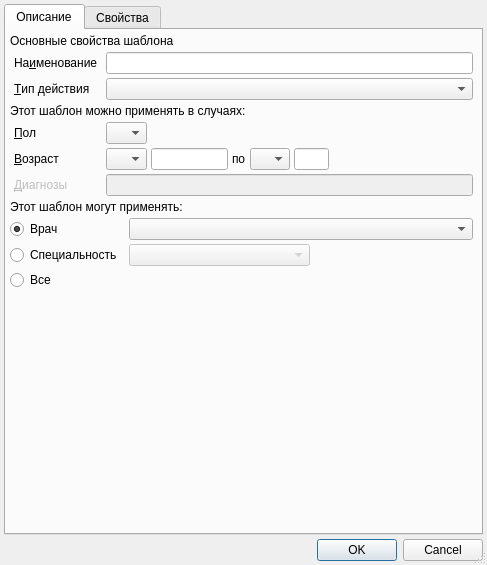
<?xml version="1.0" encoding="UTF-8"?>
<ui version="4.0">
 <class>ActionTemplateEditorDialog</class>
 <widget class="QDialog" name="ActionTemplateEditorDialog">
  <property name="geometry">
   <rect>
    <x>0</x>
    <y>0</y>
    <width>487</width>
    <height>565</height>
   </rect>
  </property>
  <property name="windowTitle">
   <string>ChangeMe!</string>
  </property>
  <property name="sizeGripEnabled">
   <bool>true</bool>
  </property>
  <layout class="QVBoxLayout" name="verticalLayout">
   <property name="spacing">
    <number>4</number>
   </property>
   <property name="margin">
    <number>4</number>
   </property>
   <item>
    <widget class="QTabWidget" name="tabWidget">
     <property name="currentIndex">
      <number>0</number>
     </property>
     <widget class="QWidget" name="tabInfo">
      <attribute name="title">
       <string>Описание</string>
      </attribute>
      <layout class="QGridLayout" name="gridLayout">
       <property name="margin">
        <number>4</number>
       </property>
       <property name="spacing">
        <number>4</number>
       </property>
       <item row="0" column="0" colspan="12">
        <widget class="QLabel" name="lblBaseProperties">
         <property name="text">
          <string>Основные свойства шаблона</string>
         </property>
        </widget>
       </item>
       <item row="1" column="1" colspan="2">
        <widget class="QLabel" name="lblName">
         <property name="sizePolicy">
          <sizepolicy hsizetype="Maximum" vsizetype="Preferred">
           <horstretch>0</horstretch>
           <verstretch>0</verstretch>
          </sizepolicy>
         </property>
         <property name="text">
          <string>На&amp;именование</string>
         </property>
         <property name="buddy">
          <cstring>edtName</cstring>
         </property>
        </widget>
       </item>
       <item row="1" column="4" colspan="8">
        <widget class="QLineEdit" name="edtName">
         <property name="minimumSize">
          <size>
           <width>200</width>
           <height>0</height>
          </size>
         </property>
        </widget>
       </item>
       <item row="2" column="0">
        <widget class="Line" name="line_2">
         <property name="orientation">
          <enum>Qt::Horizontal</enum>
         </property>
        </widget>
       </item>
       <item row="2" column="1" colspan="2">
        <widget class="QLabel" name="lblActionType">
         <property name="text">
          <string>&amp;Тип действия</string>
         </property>
         <property name="buddy">
          <cstring>cmbActionType</cstring>
         </property>
        </widget>
       </item>
       <item row="2" column="4" colspan="8">
        <widget class="CActionTypeComboBox" name="cmbActionType"/>
       </item>
       <item row="3" column="0" colspan="13">
        <widget class="QLabel" name="lblCase">
         <property name="text">
          <string>Этот шаблон можно применять в случаях:</string>
         </property>
        </widget>
       </item>
       <item row="4" column="1">
        <widget class="QLabel" name="lblSex">
         <property name="sizePolicy">
          <sizepolicy hsizetype="Maximum" vsizetype="Preferred">
           <horstretch>0</horstretch>
           <verstretch>0</verstretch>
          </sizepolicy>
         </property>
         <property name="text">
          <string>&amp;Пол</string>
         </property>
         <property name="buddy">
          <cstring>cmbSex</cstring>
         </property>
        </widget>
       </item>
       <item row="4" column="4" colspan="2">
        <widget class="QComboBox" name="cmbSex">
         <property name="sizePolicy">
          <sizepolicy hsizetype="MinimumExpanding" vsizetype="Fixed">
           <horstretch>0</horstretch>
           <verstretch>0</verstretch>
          </sizepolicy>
         </property>
         <item>
          <property name="text">
           <string/>
          </property>
         </item>
         <item>
          <property name="text">
           <string>М</string>
          </property>
         </item>
         <item>
          <property name="text">
           <string>Ж</string>
          </property>
         </item>
        </widget>
       </item>
       <item row="4" column="6" colspan="6">
        <spacer>
         <property name="orientation">
          <enum>Qt::Horizontal</enum>
         </property>
         <property name="sizeHint" stdset="0">
          <size>
           <width>231</width>
           <height>20</height>
          </size>
         </property>
        </spacer>
       </item>
       <item row="5" column="1">
        <widget class="QLabel" name="lblAge">
         <property name="sizePolicy">
          <sizepolicy hsizetype="Maximum" vsizetype="Preferred">
           <horstretch>0</horstretch>
           <verstretch>0</verstretch>
          </sizepolicy>
         </property>
         <property name="text">
          <string>&amp;Возраст</string>
         </property>
         <property name="buddy">
          <cstring>cmbBegAgeUnit</cstring>
         </property>
        </widget>
       </item>
       <item row="5" column="4" colspan="2">
        <widget class="QComboBox" name="cmbBegAgeUnit">
         <property name="sizePolicy">
          <sizepolicy hsizetype="Preferred" vsizetype="Fixed">
           <horstretch>0</horstretch>
           <verstretch>0</verstretch>
          </sizepolicy>
         </property>
         <item>
          <property name="text">
           <string/>
          </property>
         </item>
         <item>
          <property name="text">
           <string>Д</string>
          </property>
         </item>
         <item>
          <property name="text">
           <string>Н</string>
          </property>
         </item>
         <item>
          <property name="text">
           <string>М</string>
          </property>
         </item>
         <item>
          <property name="text">
           <string>Г</string>
          </property>
         </item>
        </widget>
       </item>
       <item row="5" column="6">
        <widget class="QLineEdit" name="edtBegAgeCount">
         <property name="sizePolicy">
          <sizepolicy hsizetype="Preferred" vsizetype="Fixed">
           <horstretch>0</horstretch>
           <verstretch>0</verstretch>
          </sizepolicy>
         </property>
         <property name="inputMask">
          <string>000; </string>
         </property>
         <property name="maxLength">
          <number>3</number>
         </property>
        </widget>
       </item>
       <item row="5" column="7">
        <widget class="QLabel" name="lblAgeSep">
         <property name="sizePolicy">
          <sizepolicy hsizetype="Maximum" vsizetype="Preferred">
           <horstretch>0</horstretch>
           <verstretch>0</verstretch>
          </sizepolicy>
         </property>
         <property name="text">
          <string>по</string>
         </property>
         <property name="buddy">
          <cstring>cmbEndAgeUnit</cstring>
         </property>
        </widget>
       </item>
       <item row="5" column="8">
        <widget class="QComboBox" name="cmbEndAgeUnit">
         <property name="sizePolicy">
          <sizepolicy hsizetype="Preferred" vsizetype="Fixed">
           <horstretch>0</horstretch>
           <verstretch>0</verstretch>
          </sizepolicy>
         </property>
         <property name="sizeAdjustPolicy">
          <enum>QComboBox::AdjustToContentsOnFirstShow</enum>
         </property>
         <item>
          <property name="text">
           <string/>
          </property>
         </item>
         <item>
          <property name="text">
           <string>Д</string>
          </property>
         </item>
         <item>
          <property name="text">
           <string>Н</string>
          </property>
         </item>
         <item>
          <property name="text">
           <string>М</string>
          </property>
         </item>
         <item>
          <property name="text">
           <string>Г</string>
          </property>
         </item>
        </widget>
       </item>
       <item row="5" column="9" colspan="2">
        <widget class="QLineEdit" name="edtEndAgeCount">
         <property name="sizePolicy">
          <sizepolicy hsizetype="Preferred" vsizetype="Fixed">
           <horstretch>0</horstretch>
           <verstretch>0</verstretch>
          </sizepolicy>
         </property>
         <property name="inputMask">
          <string>000; </string>
         </property>
         <property name="maxLength">
          <number>3</number>
         </property>
        </widget>
       </item>
       <item row="5" column="11">
        <spacer>
         <property name="orientation">
          <enum>Qt::Horizontal</enum>
         </property>
         <property name="sizeHint" stdset="0">
          <size>
           <width>71</width>
           <height>20</height>
          </size>
         </property>
        </spacer>
       </item>
       <item row="6" column="0">
        <widget class="Line" name="line_3">
         <property name="orientation">
          <enum>Qt::Horizontal</enum>
         </property>
        </widget>
       </item>
       <item row="6" column="1">
        <widget class="QLabel" name="lblName_2">
         <property name="enabled">
          <bool>false</bool>
         </property>
         <property name="sizePolicy">
          <sizepolicy hsizetype="Maximum" vsizetype="Preferred">
           <horstretch>0</horstretch>
           <verstretch>0</verstretch>
          </sizepolicy>
         </property>
         <property name="text">
          <string>&amp;Диагнозы</string>
         </property>
         <property name="buddy">
          <cstring>edtMKBList</cstring>
         </property>
        </widget>
       </item>
       <item row="6" column="4" colspan="8">
        <widget class="QLineEdit" name="edtMKBList">
         <property name="enabled">
          <bool>false</bool>
         </property>
         <property name="minimumSize">
          <size>
           <width>200</width>
           <height>0</height>
          </size>
         </property>
        </widget>
       </item>
       <item row="7" column="0" colspan="12">
        <widget class="QLabel" name="lblVisibleTo">
         <property name="text">
          <string>Этот шаблон могут применять:</string>
         </property>
        </widget>
       </item>
       <item row="8" column="0" colspan="5">
        <widget class="QRadioButton" name="rbVisibleToOwner">
         <property name="text">
          <string>Врач</string>
         </property>
         <property name="checked">
          <bool>true</bool>
         </property>
        </widget>
       </item>
       <item row="8" column="5" colspan="7">
        <widget class="CPersonComboBoxEx" name="cmbOwner"/>
       </item>
       <item row="9" column="0" colspan="5">
        <widget class="QRadioButton" name="rbVisibleToSpeciality">
         <property name="text">
          <string>Специальность</string>
         </property>
        </widget>
       </item>
       <item row="9" column="5" colspan="5">
        <widget class="CRBComboBox" name="cmbSpeciality">
         <property name="enabled">
          <bool>false</bool>
         </property>
        </widget>
       </item>
       <item row="9" column="10" colspan="2">
        <spacer name="horizontalSpacer_4">
         <property name="orientation">
          <enum>Qt::Horizontal</enum>
         </property>
         <property name="sizeHint" stdset="0">
          <size>
           <width>232</width>
           <height>20</height>
          </size>
         </property>
        </spacer>
       </item>
       <item row="10" column="0" colspan="5">
        <widget class="QRadioButton" name="rbVisibleToAll">
         <property name="text">
          <string>Все</string>
         </property>
        </widget>
       </item>
       <item row="11" column="0" colspan="2">
        <spacer name="verticalSpacer">
         <property name="orientation">
          <enum>Qt::Vertical</enum>
         </property>
         <property name="sizeHint" stdset="0">
          <size>
           <width>51</width>
           <height>331</height>
          </size>
         </property>
        </spacer>
       </item>
      </layout>
     </widget>
     <widget class="QWidget" name="tabProperties">
      <attribute name="title">
       <string>Свойства</string>
      </attribute>
      <layout class="QGridLayout" name="gridLayout_2">
       <property name="margin">
        <number>4</number>
       </property>
       <property name="spacing">
        <number>4</number>
       </property>
       <item row="0" column="0">
        <widget class="QLabel" name="lblStatus">
         <property name="text">
          <string>Статус</string>
         </property>
         <property name="buddy">
          <cstring>cmbStatus</cstring>
         </property>
        </widget>
       </item>
       <item row="0" column="1">
        <widget class="QComboBox" name="cmbStatus"/>
       </item>
       <item row="0" column="2">
        <widget class="QLabel" name="lblAmount">
         <property name="text">
          <string>Количество</string>
         </property>
         <property name="buddy">
          <cstring>edtAmount</cstring>
         </property>
        </widget>
       </item>
       <item row="0" column="3">
        <widget class="QSpinBox" name="edtAmount"/>
       </item>
       <item row="0" column="4">
        <widget class="QLabel" name="lblOffice">
         <property name="text">
          <string>Кабинет</string>
         </property>
         <property name="buddy">
          <cstring>edtOffice</cstring>
         </property>
        </widget>
       </item>
       <item row="0" column="5">
        <widget class="QLineEdit" name="edtOffice">
         <property name="maxLength">
          <number>16</number>
         </property>
        </widget>
       </item>
       <item row="0" column="6">
        <spacer name="horizontalSpacer">
         <property name="orientation">
          <enum>Qt::Horizontal</enum>
         </property>
         <property name="sizeHint" stdset="0">
          <size>
           <width>107</width>
           <height>20</height>
          </size>
         </property>
        </spacer>
       </item>
       <item row="1" column="0">
        <widget class="QLabel" name="lblPerson">
         <property name="text">
          <string>Исполнитель</string>
         </property>
         <property name="buddy">
          <cstring>cmbPerson</cstring>
         </property>
        </widget>
       </item>
       <item row="1" column="1" colspan="5">
        <widget class="CPersonComboBoxEx" name="cmbPerson"/>
       </item>
       <item row="1" column="6">
        <spacer name="horizontalSpacer_2">
         <property name="orientation">
          <enum>Qt::Horizontal</enum>
         </property>
         <property name="sizeHint" stdset="0">
          <size>
           <width>107</width>
           <height>20</height>
          </size>
         </property>
        </spacer>
       </item>
       <item row="2" column="0">
        <widget class="QLabel" name="lblStatusNote">
         <property name="text">
          <string>Примечания</string>
         </property>
         <property name="buddy">
          <cstring>edtNote</cstring>
         </property>
        </widget>
       </item>
       <item row="2" column="1" colspan="6">
        <widget class="QLineEdit" name="edtNote"/>
       </item>
       <item row="3" column="0" colspan="7">
        <widget class="CActionPropertiesTableView" name="tblProps">
         <property name="enabled">
          <bool>true</bool>
         </property>
        </widget>
       </item>
      </layout>
     </widget>
    </widget>
   </item>
   <item>
    <widget class="QDialogButtonBox" name="buttonBox">
     <property name="orientation">
      <enum>Qt::Horizontal</enum>
     </property>
     <property name="standardButtons">
      <set>QDialogButtonBox::Cancel|QDialogButtonBox::Ok</set>
     </property>
    </widget>
   </item>
  </layout>
 </widget>
 <layoutdefault spacing="4" margin="4"/>
 <customwidgets>
  <customwidget>
   <class>CPersonComboBoxEx</class>
   <extends>QComboBox</extends>
   <header>Orgs/PersonComboBoxEx.h</header>
  </customwidget>
  <customwidget>
   <class>CRBComboBox</class>
   <extends>QComboBox</extends>
   <header>library/crbcombobox.h</header>
  </customwidget>
  <customwidget>
   <class>CActionPropertiesTableView</class>
   <extends>QTableView</extends>
   <header>Events/ActionPropertiesTable.h</header>
  </customwidget>
  <customwidget>
   <class>CActionTypeComboBox</class>
   <extends>QComboBox</extends>
   <header>Events/ActionTypeComboBox.h</header>
  </customwidget>
 </customwidgets>
 <tabstops>
  <tabstop>tabWidget</tabstop>
  <tabstop>edtName</tabstop>
  <tabstop>cmbActionType</tabstop>
  <tabstop>cmbSex</tabstop>
  <tabstop>cmbBegAgeUnit</tabstop>
  <tabstop>edtBegAgeCount</tabstop>
  <tabstop>cmbEndAgeUnit</tabstop>
  <tabstop>edtEndAgeCount</tabstop>
  <tabstop>edtMKBList</tabstop>
  <tabstop>rbVisibleToOwner</tabstop>
  <tabstop>cmbOwner</tabstop>
  <tabstop>rbVisibleToSpeciality</tabstop>
  <tabstop>cmbSpeciality</tabstop>
  <tabstop>rbVisibleToAll</tabstop>
  <tabstop>cmbStatus</tabstop>
  <tabstop>edtAmount</tabstop>
  <tabstop>edtOffice</tabstop>
  <tabstop>cmbPerson</tabstop>
  <tabstop>edtNote</tabstop>
  <tabstop>tblProps</tabstop>
  <tabstop>buttonBox</tabstop>
 </tabstops>
 <resources/>
 <connections>
  <connection>
   <sender>buttonBox</sender>
   <signal>accepted()</signal>
   <receiver>ActionTemplateEditorDialog</receiver>
   <slot>accept()</slot>
   <hints>
    <hint type="sourcelabel">
     <x>202</x>
     <y>560</y>
    </hint>
    <hint type="destinationlabel">
     <x>156</x>
     <y>318</y>
    </hint>
   </hints>
  </connection>
  <connection>
   <sender>buttonBox</sender>
   <signal>rejected()</signal>
   <receiver>ActionTemplateEditorDialog</receiver>
   <slot>reject()</slot>
   <hints>
    <hint type="sourcelabel">
     <x>256</x>
     <y>560</y>
    </hint>
    <hint type="destinationlabel">
     <x>311</x>
     <y>318</y>
    </hint>
   </hints>
  </connection>
  <connection>
   <sender>rbVisibleToOwner</sender>
   <signal>toggled(bool)</signal>
   <receiver>cmbOwner</receiver>
   <slot>setEnabled(bool)</slot>
   <hints>
    <hint type="sourcelabel">
     <x>45</x>
     <y>234</y>
    </hint>
    <hint type="destinationlabel">
     <x>225</x>
     <y>236</y>
    </hint>
   </hints>
  </connection>
  <connection>
   <sender>rbVisibleToSpeciality</sender>
   <signal>toggled(bool)</signal>
   <receiver>cmbSpeciality</receiver>
   <slot>setEnabled(bool)</slot>
   <hints>
    <hint type="sourcelabel">
     <x>47</x>
     <y>261</y>
    </hint>
    <hint type="destinationlabel">
     <x>249</x>
     <y>263</y>
    </hint>
   </hints>
  </connection>
 </connections>
</ui>
